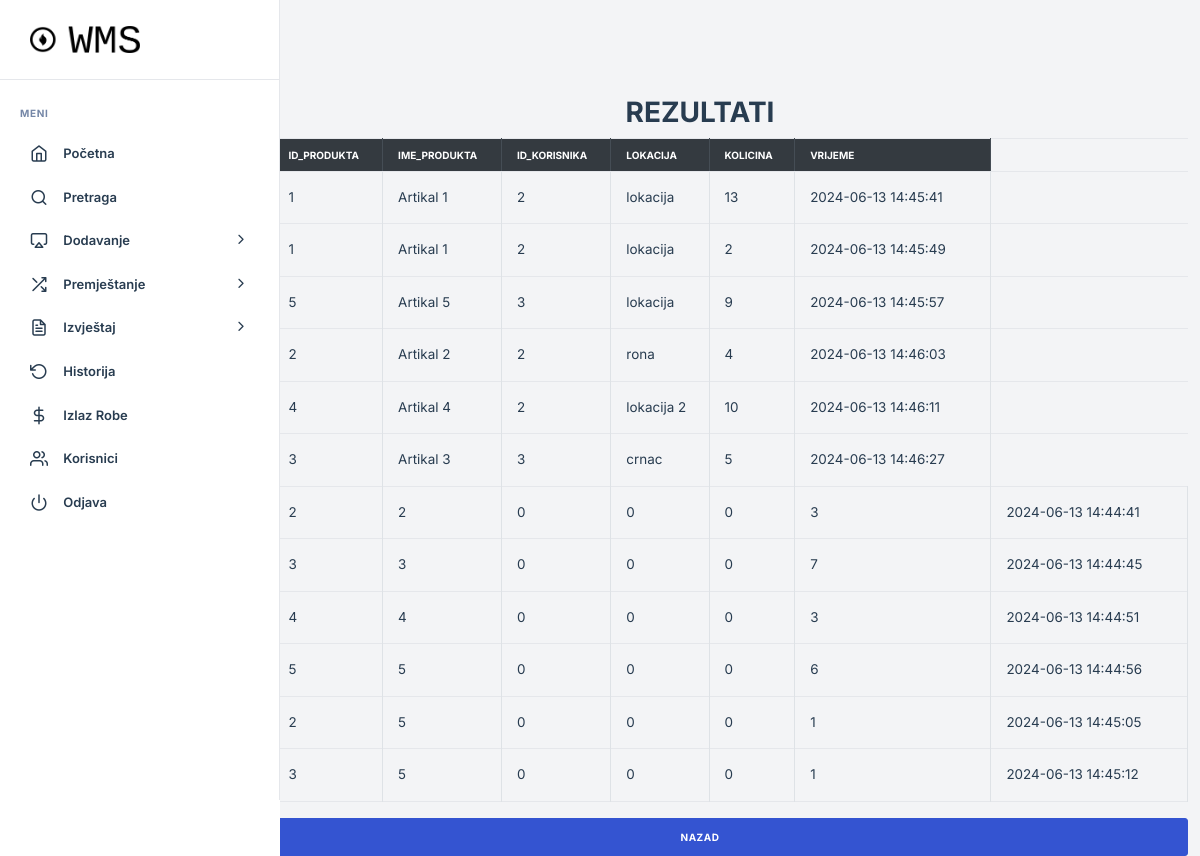
Page /pretraga_logika.php on the committed database.
### tables this page shows
CREATE TABLE `narudzbe` (
  `id` int(11) NOT NULL,
  `id_produkta` int(11) NOT NULL,
  `ime_produkta` varchar(255) NOT NULL,
  `id_korisnika` int(11) NOT NULL,
  `lokacija` varchar(255) NOT NULL,
  `kolicina` int(11) NOT NULL,
  `vrijeme` timestamp NOT NULL DEFAULT current_timestamp()
);

CREATE TABLE `premjestanje` (
  `id` int(11) NOT NULL,
  `id_produkta` int(11) NOT NULL,
  `id_kutije` int(11) NOT NULL,
  `id_palete` int(11) NOT NULL,
  `id_regala` int(11) NOT NULL,
  `id_hale` int(11) NOT NULL,
  `kolicina` int(11) NOT NULL,
  `vrijeme` timestamp NOT NULL DEFAULT current_timestamp()
);

### pretraga_logika.php (the view, shortened to what this page needs)
<?php
include "conn.php";
function generateTableHeader($columns)
{
    $header = "<thead class='thead-dark'><tr>";
    foreach ($columns as $column) {
        $header .= "<th>" . ucfirst($column) . "</th>";
    }
    $header .= "</tr></thead>";
    return $header;
}
$searchTerm = $_POST['search'];
$sql = "SHOW TABLES";
$result = $mysqli->query($sql);
$tables = array();
if ($result->num_rows > 0) {
    while ($row = $result->fetch_row()) {
        $tables[] = $row[0];
    }
}
$excludeTables = array('korisnici', 'palete', 'regali', 'kutije', 'hale', 'artikli','historija');
$searchResults = array();
foreach ($tables as $table) {
    if (in_array($table, $excludeTables)) {
        continue;
    }
    $query = "SELECT * FROM $table WHERE ";
    $columns = array();
    $columnsSql = "SHOW COLUMNS FROM $table";
    $columnsResult = $mysqli->query($columnsSql);
    while ($column = $columnsResult->fetch_assoc()) {
        $columns[] = $column['Field'];
    }
    $whereClauses = array();
    foreach ($columns as $column) {
        $whereClauses[] = "$column LIKE '%$searchTerm%'";
    }
    $query .= implode(" OR ", $whereClauses);
    $result = $mysqli->query($query);
    while ($row = $result->fetch_assoc()) {
        $searchResults[] = $row;
    }
}
?>
<!DOCTYPE html>
<html>
<head>
    <link href="https://maxcdn.bootstrapcdn.com/bootstrap/4.5.2/css/bootstrap.min.css" rel="stylesheet">
</head>
<body>
    <div class="d-flex">
        <?php include 'sidebar.php'; ?>
        <div class="container-fluid">
            <div class="row justify-content-center">
                <div class="col-2">
                    </div>
                    <div class="col-10 offset-md-2">
                        <center>
                            <h2 class="naslov mt-5">REZULTATI</h2>
                        </center>
                        <?php
                        if (count($searchResults) > 0) {
                            echo "<div class='table-responsive'>";
                            echo "<table class='table table-bordered'>";
                            $firstResult = reset($searchResults);
                            $columns = array_keys($firstResult);
                            echo generateTableHeader($columns);
                            echo "<tbody>";
                            foreach ($searchResults as $result) {
                                echo "<tr>";
                                foreach ($result as $value) {
                                    echo "<td>" . $value . "</td>";
                                }
                                echo "</tr>";
                            }
                            echo "</tbody></table>";
                            echo "</div>";
                            echo "<center><a href='pretraga.php' class='btn btn-primary mt-3 w-100'>NAZAD</a></center>";
                        } else {
                            echo "<div class='alert alert-info mt-4'>Nisu pronađeni rezultati.</div>";
                            echo "<center><a href='pretraga.php' class='btn btn-primary mt-3 w-100'>NAZAD</a></center>";
                        }
                        ?>
                    </div>
                </div>
            </div>
        </div>
</body>
</html>

### pretraga_logika.php (style rules this page uses)
.table-responsive .table tfoot th, .table-responsive .table thead th { padding: 8px 15px; color: #ffffff!important; font-size: 10px; font-weight: 700; text-transform: uppercase; }

### rows in the picture
narudzbe: value "1", ime_produkta "Artikal 1", id_korisnika "2", lokacija "lokacija", kolicina "13", vrijeme "2024-06-13 14:45:41"
narudzbe: id_produkta "1", ime_produkta "Artikal 1", value "2", lokacija "lokacija", vrijeme "2024-06-13 14:45:49"
narudzbe: id_produkta "5", ime_produkta "Artikal 5", value "3", lokacija "lokacija", kolicina "9", vrijeme "2024-06-13 14:45:57"
narudzbe: value "2", ime_produkta "Artikal 2", lokacija "rona", value "4", vrijeme "2024-06-13 14:46:03"
narudzbe: id_produkta "4", ime_produkta "Artikal 4", id_korisnika "2", lokacija "lokacija 2", kolicina "10", vrijeme "2024-06-13 14:46:11"
narudzbe: value "3", ime_produkta "Artikal 3", lokacija "crnac", kolicina "5", vrijeme "2024-06-13 14:46:27"
premjestanje: value "2", value "0", kolicina "3", vrijeme "2024-06-13 14:44:41"
premjestanje: value "3", value "0", kolicina "7", vrijeme "2024-06-13 14:44:45"
premjestanje: value "4", value "0", kolicina "3", vrijeme "2024-06-13 14:44:51"
premjestanje: value "5", value "0", kolicina "6", vrijeme "2024-06-13 14:44:56"
premjestanje: id_produkta "2", id_kutije "5", value "0", kolicina "1", vrijeme "2024-06-13 14:45:05"
premjestanje: id_produkta "3", id_kutije "5", value "0", kolicina "1", vrijeme "2024-06-13 14:45:12"

### other values in the picture
$column "ID_PRODUKTA"
$column "IME_PRODUKTA"
$column "ID_KORISNIKA"
$column "LOKACIJA"
$column "KOLICINA"
$column "VRIJEME"
